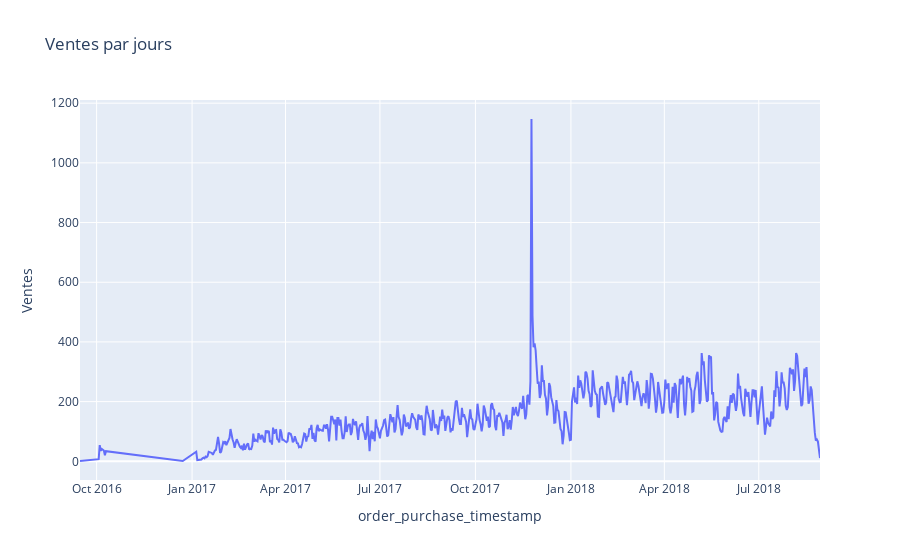

This figure's notebook cell:
### Code cell
import plotly.express as px


fig = px.line(test, x="order_purchase_timestamp", y="Ventes" ,title='Ventes par jours')
fig.show()

### Figure 1 — Plotly figure (JSON) as saved in the notebook; plotly's stock layout.template omitted (floating-point values rounded to 4 significant figures; data arrays with more than 128 entries replaced by an {"elided": "..."} marker saying what was removed)
{"data": [{"hovertemplate": "order_purchase_timestamp=%{x}<br>Ventes=%{y}<extra></extra>", "legendgroup": "", "line": {"color": "#636efa", "dash": "solid"}, "marker": {"symbol": "circle"}, "mode": "lines", "name": "", "orientation": "v", "showlegend": false, "type": "scatter", "x": {"elided": "612 str values"}, "xaxis": "x", "y": {"elided": "612 int values"}, "yaxis": "y"}], "layout": {"legend": {"tracegroupgap": 0}, "title": {"text": "Ventes par jours"}, "xaxis": {"anchor": "y", "domain": [0, 1], "title": {"text": "order_purchase_timestamp"}}, "yaxis": {"anchor": "x", "domain": [0, 1], "title": {"text": "Ventes"}}}}
